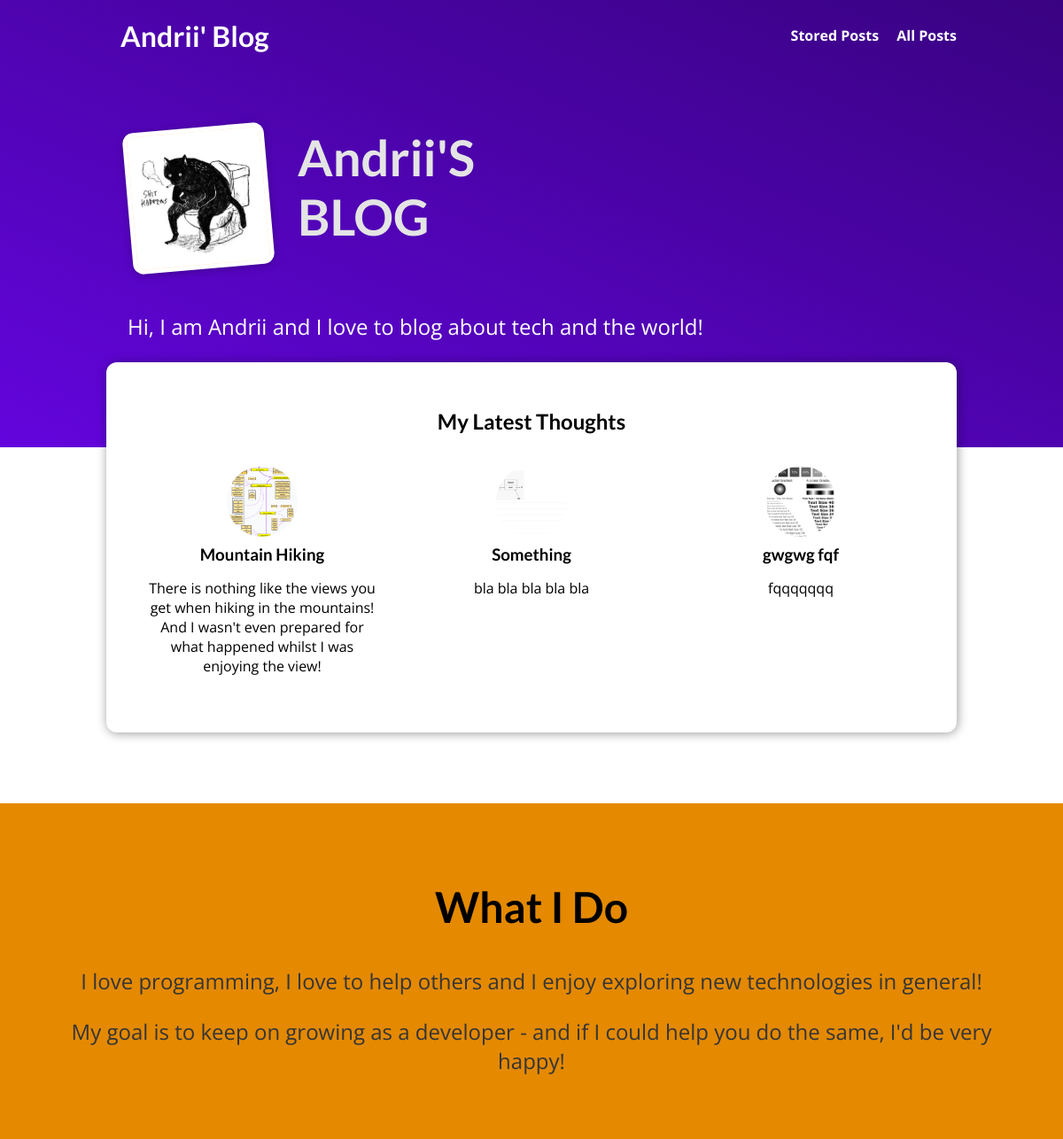
The page / on the database its author committed.
### blog/models.py (models this page shows, shortened)
class Post(models.Model):
    title=models.CharField(max_length=150)
    excerpt=models.CharField(max_length=200)
    image=models.ImageField(upload_to='posts',null=True)
    author=models.ForeignKey(Author, on_delete=models.SET_NULL, related_name='posts',null=True)
    date=models.DateField(auto_now=True)
    slug=models.SlugField(max_length=200,unique=True,db_index=True)
    content=models.TextField(validators=[MinLengthValidator(10)])
    tags=models.ManyToManyField(Tag)

### blog/views.py (the view)
# urls.py: path('',views.StartingPageView.as_view(),name='starting-page'),
class StartingPageView(ListView):
    template_name='blog/index.html'
    model =Post
    ordering = ['-date']
    context_object_name='posts'
    def get_queryset(self) -> QuerySet[Any]:
        q_set =super().get_queryset()
        data=q_set[:3]
        return data

### blog/templates/blog/index.html (shortened to what this page needs)
{% extends "base.html" %}
{% load static %}
{% block css_files %}
  <link rel="stylesheet" href="{% static "blog/post.css" %}" />
  <link rel="stylesheet" href="{% static "blog/index.css" %}" />
{% endblock %}
{% block content %}
<section id="welcome">
  <header>
    <img src="{% static "blog/images/image.png" %}" alt="Max - The Author Of This Blog" />
    <h2>Andrii'S BLOG</h2>
  </header>
  <p>Hi, I am Andrii and I love to blog about tech and the world!</p>
</section>
<section id="latest-posts">
  <h2>My Latest Thoughts</h2>
  <ul>
    {% for post in posts %}
      {% include "blog/includes/post.html" %}
    {% endfor %}
  </ul>
</section>
<section id="about">
  <h2>What I Do</h2>
  <p>
    I love programming, I love to help others and I enjoy exploring new
    technologies in general!
  </p>
  <p>
    My goal is to keep on growing as a developer - and if I could help you do
    the same, I'd be very happy!
  </p>
</section>
{% endblock %}

### blog/templates/blog/includes/post.html
<li>
  <article class="post">
    <a href="{% url "post-detail-page" post.slug %}">
      <img src="{{ post.image.url }}" alt="{{ post.title }}"
      />
      <div class="post__content">
        <h3>{{ post.title }}</h3>
        <p>
          {{ post.excerpt }}
        </p>
      </div>
    </a>
  </article>
</li>

### static/app.css (style rules this page uses)
* { box-sizing: border-box; }
html { font-family: 'Open Sans', 'Lato', sans-serif; }
body { margin: 0; }
h1, h2, h3 { font-family: 'Lato', sans-serif; font-weight: bold; }

### blog/static/blog/post.css (style rules this page uses)
.post { display: flex; flex-direction: column; align-items: center; text-align: center; }
.post a { text-decoration: none; color: black; transition: all 0.2s ease; padding: 1rem; }
.post img { width: 5rem; height: 5rem; object-fit: cover; border-radius: 50%; }
.post h3 { margin: 0.25rem 0; }

### blog/static/blog/index.css (style rules this page uses)
#welcome { background: linear-gradient(to right top, #6305dd, #390281); padding: 6rem 12%; }
#welcome header { display: flex; align-items: flex-start; margin: 3rem auto; }
#welcome img { width: 10rem; height: 10rem; object-fit: cover; object-position: top; border: 5px solid white; border-radius: 12px; background-color: #ffe1bf; transform: rotateZ(-5deg); box-shadow: 0 2px 8px rgba(0, 0, 0, 0.25); }
#welcome h2 { font-size: 3.5rem; margin: 0 0 0 2rem; color: #e4e4e4; width: 10rem; }
#welcome p { color: white; font-size: 1.5rem; }
#latest-posts { background-color: white; padding: 2rem; border-radius: 12px; width: 60rem; margin: -6rem auto 2rem auto; box-shadow: 1px 1px 12px rgba(0, 0, 0, 0.4); }
#latest-posts h2 { text-align: center; }
#latest-posts ul { list-style: none; margin: 0; padding: 0; display: flex; gap: 1rem; }
#latest-posts li { flex: 1; }
#about { text-align: center; padding: 3rem; background-color: #e48900; margin-top: 5rem; }
#about h2 { font-size: 3rem; }
#about p { font-size: 1.5rem; color: #353535; }

### rows shown on the page
Post: image (picture), title "Mountain Hiking", excerpt "There is nothing like the views you get when hiking in the mountains! And I wasn't even prepared for what happened whilst I was enjoying the view!"
Post: image (picture), title "Something", excerpt "bla bla bla bla bla"
Post: image (picture), title "gwgwg fqf", excerpt "fqqqqqqq"
